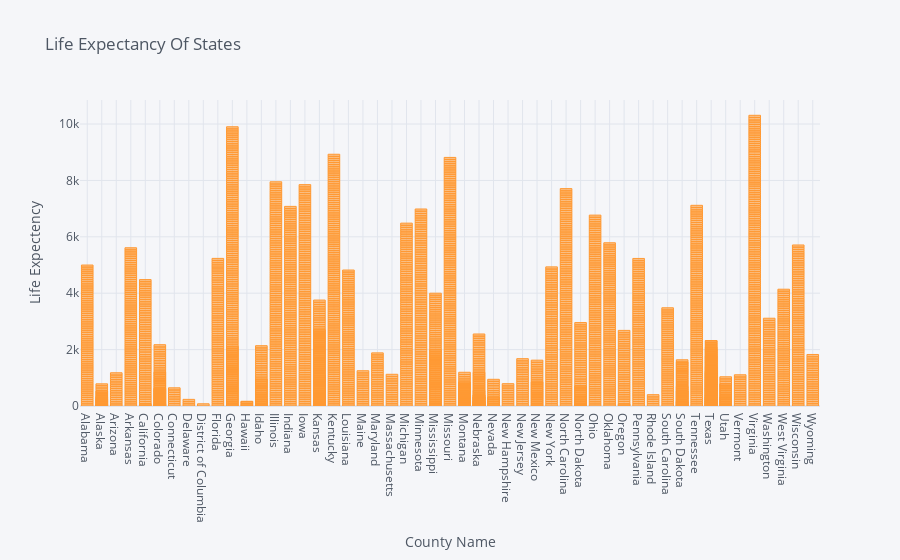

Notebook code for this chart:
### Code cell
life_exp.iplot(kind = "bar" , x = "State" , y = "Life Expectancy" , xTitle = "County Name" ,
         yTitle = "Life Expectency" , title = "Life Expectancy Of States")

### Figure 1 — Plotly figure (JSON) as saved in the notebook; plotly's stock layout.template omitted (floating-point values rounded to 4 significant figures; data arrays with more than 128 entries replaced by an {"elided": "..."} marker saying what was removed)
{"data": [{"marker": {"color": "rgba(255, 153, 51, 0.6)", "line": {"color": "rgba(255, 153, 51, 1.0)", "width": 1}}, "name": "Life Expectancy", "orientation": "v", "text": "", "type": "bar", "x": {"elided": "3142 str values"}, "y": {"elided": "3142 mixed values"}}], "layout": {"legend": {"bgcolor": "#F5F6F9", "font": {"color": "#4D5663"}}, "paper_bgcolor": "#F5F6F9", "plot_bgcolor": "#F5F6F9", "title": {"font": {"color": "#4D5663"}, "text": "Life Expectancy Of States"}, "xaxis": {"gridcolor": "#E1E5ED", "showgrid": true, "tickfont": {"color": "#4D5663"}, "title": {"font": {"color": "#4D5663"}, "text": "County Name"}, "zerolinecolor": "#E1E5ED"}, "yaxis": {"gridcolor": "#E1E5ED", "showgrid": true, "tickfont": {"color": "#4D5663"}, "title": {"font": {"color": "#4D5663"}, "text": "Life Expectency"}, "zerolinecolor": "#E1E5ED"}}}
